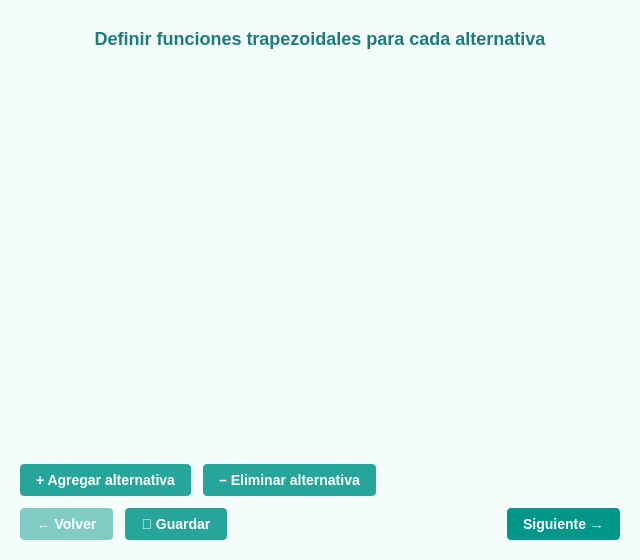
<?xml version="1.0" encoding="UTF-8"?>
<ui version="4.0">
 <class>Widget_AlternativeTrapezoidal</class>
 <widget class="QWidget" name="Widget_AlternativeTrapezoidal">
  <property name="geometry">
   <rect>
    <x>0</x>
    <y>0</y>
    <width>640</width>
    <height>560</height>
   </rect>
  </property>
  <property name="windowTitle">
   <string>Configuración de alternativas - Funciones trapezoidales</string>
  </property>
  <property name="styleSheet">
   <string notr="true">
    QWidget {
        background-color: #F5FCFC;
        font-family: "Segoe UI", "Roboto", sans-serif;
        font-size: 14px;
        color: #2C3E50;
    }
    QLabel#titleLabel {
        font-size: 18px;
        font-weight: bold;
        color: #1C7C7C;
        padding: 8px;
    }
    QScrollArea {
        border: none;
        background-color: transparent;
    }
    QGroupBox {
        background-color: #FFFFFF;
        border: 1px solid #B2DFDB;
        border-radius: 8px;
        margin-top: 12px;
        padding-top: 16px;
        font-weight: bold;
        color: #00695C;
    }
    QGroupBox::title {
        subcontrol-origin: margin;
        subcontrol-position: top left;
        padding: 4px 12px;
        background-color: #E0F2F1;
        border-radius: 4px;
        color: #004D40;
    }
    QDoubleSpinBox {
        background-color: #FFFFFF;
        border: 1px solid #B2DFDB;
        border-radius: 4px;
        padding: 4px;
        color: #2C3E50;
    }
    QDoubleSpinBox:focus {
        border: 1px solid #26A69A;
    }
    QPushButton {
        background-color: #26A69A;
        color: white;
        border: none;
        border-radius: 4px;
        padding: 8px 16px;
        font-weight: bold;
    }
    QPushButton:hover {
        background-color: #00897B;
    }
    QPushButton:pressed {
        background-color: #00796B;
    }
    QPushButton#backButton {
        background-color: #80CBC4;
    }
    QPushButton#backButton:hover {
        background-color: #4DB6AC;
    }
    QPushButton#saveButton {
        background-color: #26A69A;
    }
    QPushButton#saveButton:hover {
        background-color: #00897B;
    }
    QPushButton#nextButton {
        background-color: #009688;
    }
    QPushButton#nextButton:hover {
        background-color: #00796B;
    }
   </string>
  </property>
  <layout class="QVBoxLayout" name="mainLayout">
   <property name="spacing">
    <number>12</number>
   </property>
   <property name="leftMargin">
    <number>20</number>
   </property>
   <property name="topMargin">
    <number>20</number>
   </property>
   <property name="rightMargin">
    <number>20</number>
   </property>
   <property name="bottomMargin">
    <number>20</number>
   </property>
   <item>
    <widget class="QLabel" name="titleLabel">
     <property name="text">
      <string>Definir funciones trapezoidales para cada alternativa</string>
     </property>
     <property name="alignment">
      <set>Qt::AlignCenter</set>
     </property>
    </widget>
   </item>
   <item>
    <widget class="QScrollArea" name="scrollArea">
     <property name="widgetResizable">
      <bool>true</bool>
     </property>
     <widget class="QWidget" name="alternativesContainer">
      <property name="geometry">
       <rect>
        <x>0</x>
        <y>0</y>
        <width>616</width>
        <height>300</height>
       </rect>
      </property>
      <layout class="QVBoxLayout" name="alternativesLayout">
       <property name="spacing">
        <number>12</number>
       </property>
      </layout>
     </widget>
    </widget>
   </item>
   <item>
    <layout class="QHBoxLayout" name="buttonsLayout">
     <property name="spacing">
      <number>12</number>
     </property>
     <item>
      <widget class="QPushButton" name="addAlternativeButton">
       <property name="text">
        <string>+ Agregar alternativa</string>
       </property>
      </widget>
     </item>
     <item>
      <widget class="QPushButton" name="removeAlternativeButton">
       <property name="text">
        <string>– Eliminar alternativa</string>
       </property>
      </widget>
     </item>
     <item>
      <spacer name="horizontalSpacer">
       <property name="orientation">
        <enum>Qt::Horizontal</enum>
       </property>
       <property name="sizeHint" stdset="0">
        <size>
         <width>40</width>
         <height>20</height>
        </size>
       </property>
      </spacer>
     </item>
    </layout>
   </item>
   <item>
    <layout class="QHBoxLayout" name="navigationLayout">
     <property name="spacing">
      <number>12</number>
     </property>
     <item>
      <widget class="QPushButton" name="backButton">
       <property name="text">
        <string>← Volver</string>
       </property>
      </widget>
     </item>
     <item>
      <widget class="QPushButton" name="saveButton">
       <property name="text">
        <string>💾 Guardar</string>
       </property>
      </widget>
     </item>
     <item>
      <spacer name="horizontalSpacer_2">
       <property name="orientation">
        <enum>Qt::Horizontal</enum>
       </property>
       <property name="sizeHint" stdset="0">
        <size>
         <width>40</width>
         <height>20</height>
        </size>
       </property>
      </spacer>
     </item>
     <item>
      <widget class="QPushButton" name="nextButton">
       <property name="text">
        <string>Siguiente →</string>
       </property>
      </widget>
     </item>
    </layout>
   </item>
  </layout>
 </widget>
 <resources/>
 <connections/>
</ui>
